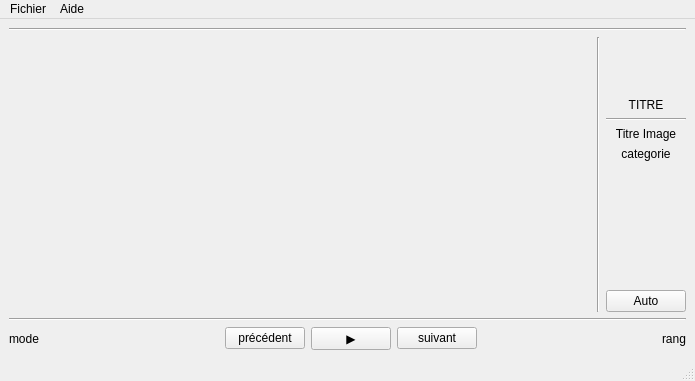
<?xml version="1.0" encoding="UTF-8"?>
<ui version="4.0">
 <class>lecteurVue</class>
 <widget class="QMainWindow" name="lecteurVue">
  <property name="geometry">
   <rect>
    <x>0</x>
    <y>0</y>
    <width>695</width>
    <height>381</height>
   </rect>
  </property>
  <property name="windowTitle">
   <string>lecteurVue</string>
  </property>
  <widget class="QWidget" name="centralwidget">
   <layout class="QGridLayout" name="gridLayout">
    <item row="0" column="0">
     <layout class="QVBoxLayout" name="verticalLayout">
      <property name="sizeConstraint">
       <enum>QLayout::SetMinimumSize</enum>
      </property>
      <item>
       <layout class="QHBoxLayout" name="horizontalLayout"/>
      </item>
      <item>
       <widget class="Line" name="line_3">
        <property name="orientation">
         <enum>Qt::Horizontal</enum>
        </property>
       </widget>
      </item>
      <item>
       <layout class="QHBoxLayout" name="horizontalLayout_2" stretch="2,0,0">
        <item>
         <widget class="QLabel" name="image">
          <property name="text">
           <string/>
          </property>
          <property name="pixmap">
           <pixmap resource="../cartesDisney/cartesDisney.qrc">:/cartesDisney/Disney_0.gif</pixmap>
          </property>
          <property name="alignment">
           <set>Qt::AlignCenter</set>
          </property>
         </widget>
        </item>
        <item>
         <widget class="Line" name="line_4">
          <property name="orientation">
           <enum>Qt::Vertical</enum>
          </property>
         </widget>
        </item>
        <item>
         <layout class="QVBoxLayout" name="verticalLayout_2">
          <item>
           <spacer name="verticalSpacer_2">
            <property name="orientation">
             <enum>Qt::Vertical</enum>
            </property>
            <property name="sizeHint" stdset="0">
             <size>
              <width>20</width>
              <height>40</height>
             </size>
            </property>
           </spacer>
          </item>
          <item>
           <widget class="QLabel" name="titre">
            <property name="text">
             <string>TITRE</string>
            </property>
            <property name="alignment">
             <set>Qt::AlignCenter</set>
            </property>
           </widget>
          </item>
          <item>
           <widget class="Line" name="line_5">
            <property name="orientation">
             <enum>Qt::Horizontal</enum>
            </property>
           </widget>
          </item>
          <item>
           <widget class="QLabel" name="titreImage">
            <property name="text">
             <string>Titre Image</string>
            </property>
            <property name="alignment">
             <set>Qt::AlignCenter</set>
            </property>
           </widget>
          </item>
          <item>
           <widget class="QLabel" name="categorie">
            <property name="text">
             <string>categorie</string>
            </property>
            <property name="alignment">
             <set>Qt::AlignCenter</set>
            </property>
           </widget>
          </item>
          <item>
           <spacer name="verticalSpacer_3">
            <property name="orientation">
             <enum>Qt::Vertical</enum>
            </property>
            <property name="sizeHint" stdset="0">
             <size>
              <width>20</width>
              <height>40</height>
             </size>
            </property>
           </spacer>
          </item>
          <item>
           <spacer name="verticalSpacer">
            <property name="orientation">
             <enum>Qt::Vertical</enum>
            </property>
            <property name="sizeHint" stdset="0">
             <size>
              <width>20</width>
              <height>40</height>
             </size>
            </property>
           </spacer>
          </item>
          <item>
           <widget class="QPushButton" name="modeDefilement">
            <property name="text">
             <string>Auto</string>
            </property>
           </widget>
          </item>
         </layout>
        </item>
       </layout>
      </item>
      <item>
       <widget class="Line" name="line_2">
        <property name="orientation">
         <enum>Qt::Horizontal</enum>
        </property>
       </widget>
      </item>
      <item>
       <layout class="QHBoxLayout" name="horizontalLayout_3">
        <item>
         <widget class="QLabel" name="mode">
          <property name="text">
           <string>mode</string>
          </property>
         </widget>
        </item>
        <item>
         <spacer name="horizontalSpacer_2">
          <property name="orientation">
           <enum>Qt::Horizontal</enum>
          </property>
          <property name="sizeHint" stdset="0">
           <size>
            <width>40</width>
            <height>20</height>
           </size>
          </property>
         </spacer>
        </item>
        <item>
         <widget class="QPushButton" name="precedent">
          <property name="text">
           <string>précédent</string>
          </property>
         </widget>
        </item>
        <item>
         <widget class="QPushButton" name="pause">
          <property name="text">
           <string>▶</string>
          </property>
         </widget>
        </item>
        <item>
         <widget class="QPushButton" name="suivant">
          <property name="text">
           <string>suivant</string>
          </property>
         </widget>
        </item>
        <item>
         <spacer name="horizontalSpacer_3">
          <property name="orientation">
           <enum>Qt::Horizontal</enum>
          </property>
          <property name="sizeHint" stdset="0">
           <size>
            <width>40</width>
            <height>20</height>
           </size>
          </property>
         </spacer>
        </item>
        <item>
         <widget class="QLabel" name="rang">
          <property name="text">
           <string>rang</string>
          </property>
          <property name="alignment">
           <set>Qt::AlignCenter</set>
          </property>
         </widget>
        </item>
       </layout>
      </item>
     </layout>
    </item>
   </layout>
  </widget>
  <widget class="QMenuBar" name="menubar">
   <property name="geometry">
    <rect>
     <x>0</x>
     <y>0</y>
     <width>695</width>
     <height>22</height>
    </rect>
   </property>
   <widget class="QMenu" name="menuFichier">
    <property name="title">
     <string>Fichier</string>
    </property>
    <widget class="QMenu" name="menuParametres">
     <property name="title">
      <string>Paramètres</string>
     </property>
     <addaction name="actionVitesse"/>
     <addaction name="separator"/>
     <addaction name="actionFiltre"/>
    </widget>
    <addaction name="menuParametres"/>
    <addaction name="separator"/>
    <addaction name="actionCharger_diaporama"/>
    <addaction name="separator"/>
    <addaction name="actionQuitter"/>
   </widget>
   <widget class="QMenu" name="menu_aide">
    <property name="title">
     <string>Aide</string>
    </property>
    <addaction name="actionAProposDe"/>
    <addaction name="separator"/>
   </widget>
   <addaction name="menuFichier"/>
   <addaction name="menu_aide"/>
  </widget>
  <widget class="QStatusBar" name="statusbar"/>
  <action name="actionQuitter">
   <property name="text">
    <string>Quitter</string>
   </property>
  </action>
  <action name="actionAProposDe">
   <property name="text">
    <string>À propos de</string>
   </property>
  </action>
  <action name="actionFiltres">
   <property name="text">
    <string>Filtres</string>
   </property>
  </action>
  <action name="actionCharger_diaporama">
   <property name="text">
    <string>Charger diaporama</string>
   </property>
  </action>
  <action name="actionVitesse">
   <property name="text">
    <string>Vitesse de défilement</string>
   </property>
  </action>
  <action name="actionFiltre">
   <property name="text">
    <string>Filtres</string>
   </property>
  </action>
 </widget>
 <resources>
  <include location="../cartesDisney/cartesDisney.qrc"/>
 </resources>
 <connections/>
</ui>
